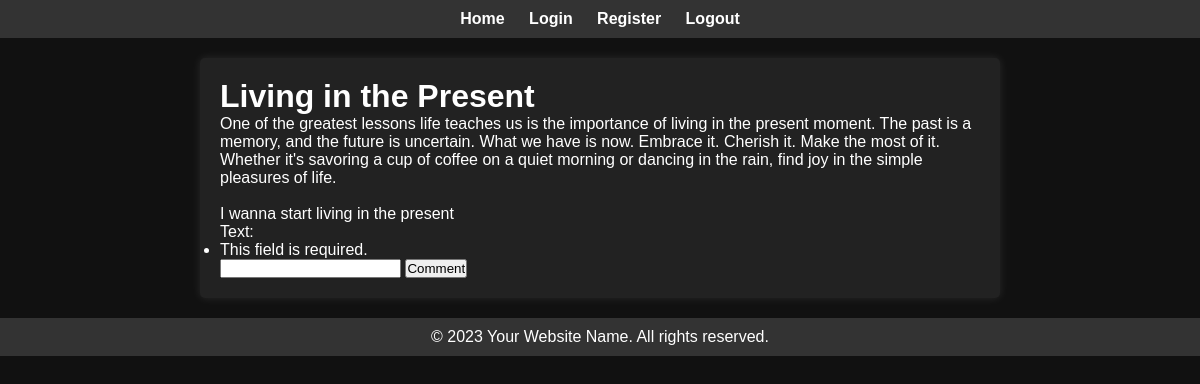
The page /detail/9 (signed in) on the database its author committed.
### base/models.py (models this page shows, shortened)
class New(models.Model):
    title = models.CharField(max_length=200)
    description = models.TextField()
    date_created = models.DateTimeField(auto_created=True, auto_now_add=True)

class Comment(models.Model):
    text = models.CharField(max_length=250)
    news = models.ForeignKey(New, on_delete=models.CASCADE)

### base/views.py (the view)
# urls.py: path("detail/<str:pk>", views.detail, name="detail"),
@login_required(login_url="login")
def detail(request, pk):
    news = New.objects.get(id=pk)
    new = get_object_or_404(New, pk=pk)
    comments = new.comment_set.all()
    form = AddComment(request.POST)
    if request.method == "POST":
        if form.is_valid():
            form_instance = form.save(commit=False)
            form_instance.news = new
            form_instance.save()
    context = {
        "news": news,
        "comments": comments,
        "form": form,
    }
    return render(request, "detail.html", context)

### base/forms.py
class AddComment(forms.ModelForm):
    class Meta:
        model = Comment
        fields = ["text"]

### base/templates/detail.html (shortened to what this page needs)
{% extends 'base.html' %}
{% block content %}
<h1>{{news.title}}</h1>
<p>{{news.description}}</p>
<br>
{% for x in comments %}
<p>{{x.text}}</p>
{% endfor %}
<form method="post">
    {{form}}
    <input type="submit" value="Comment" />
</form>
{% endblock %}

### base/static/styles.css (style rules this page uses)
* { margin: 0; padding: 0; box-sizing: border-box; }
body { font-family: Arial, sans-serif; background-color: #111; color: #fff; margin: 0; padding: 0; }

### rows shown on the page
New: title "Living in the Present", description "One of the greatest lessons life teaches us is the importance of living in the present moment. The past is a memory, and the future is uncertain. What we have is now. Embrace it. Cherish it. Make the most of it. Whether it's savoring a cup of coffee on a quiet morning or dancing in the rain, find joy in the simple pleasures of life."
Comment: text "I wanna start living in the present"
